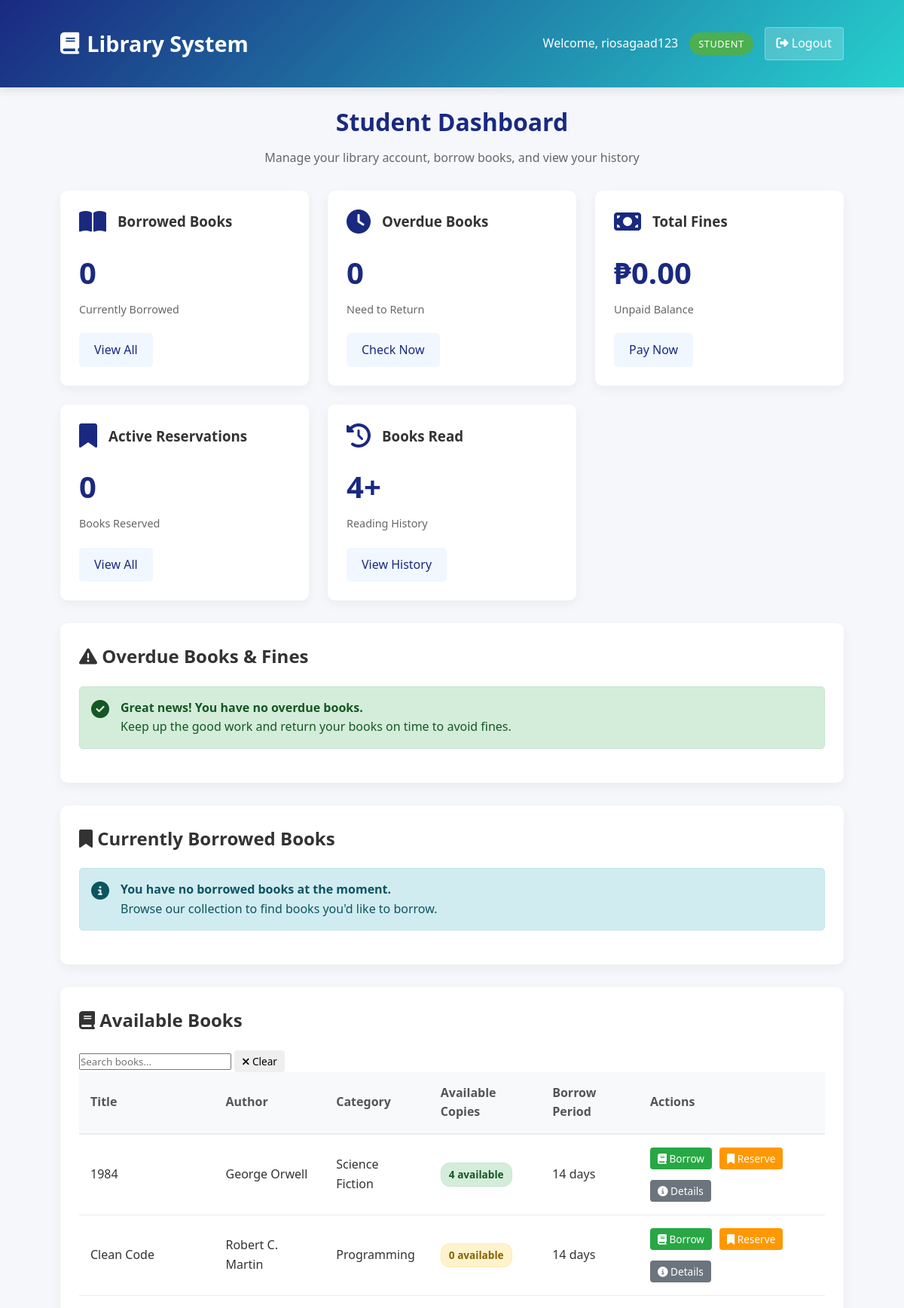
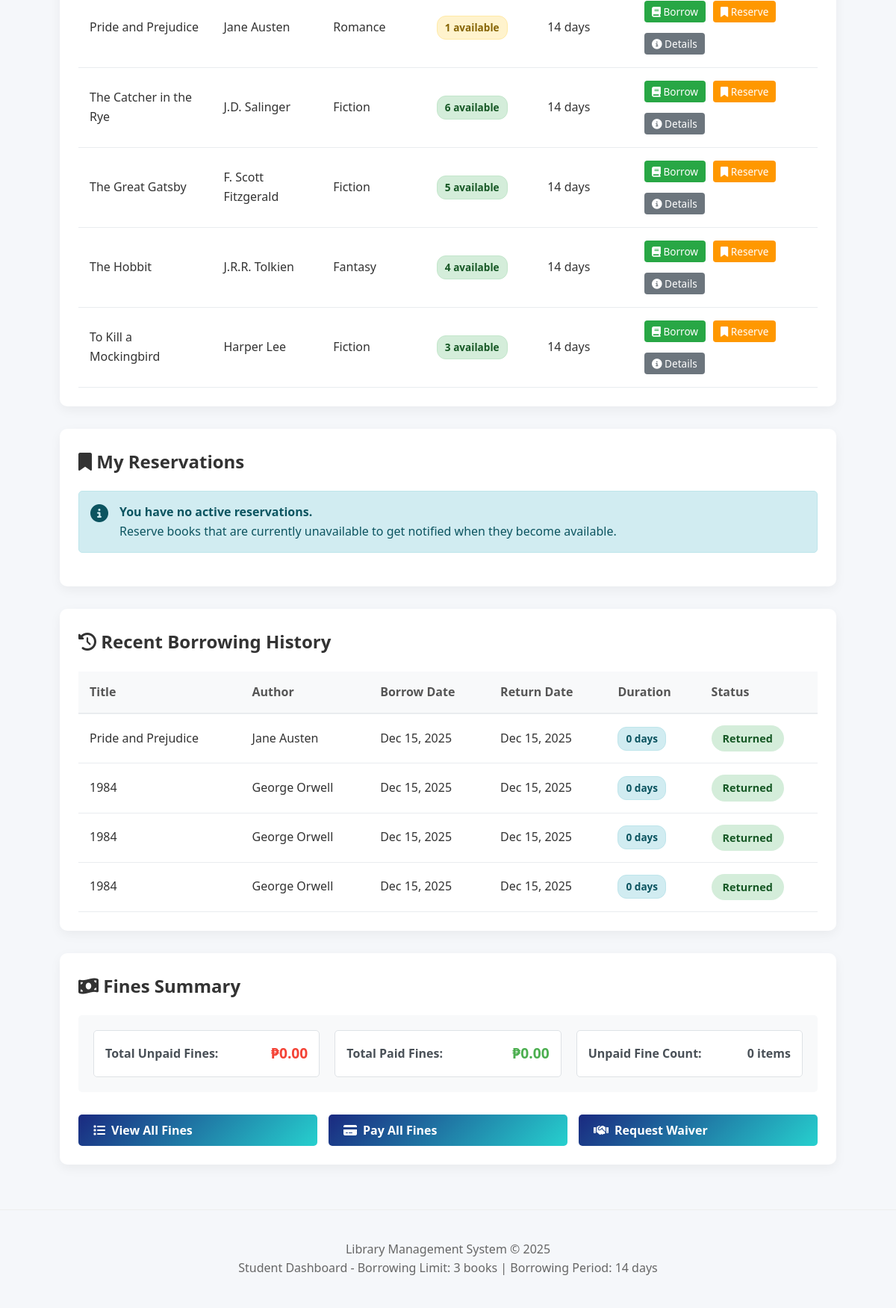
Page /views/dashboards/student.php (signed in) on the committed database (2 pictures, top to bottom).
### tables this page shows
CREATE TABLE `books` (
  `id` int(11) NOT NULL,
  `title` varchar(200) NOT NULL,
  `author` varchar(100) NOT NULL,
  `isbn` varchar(20) NOT NULL,
  `category` varchar(50) DEFAULT NULL,
  `copies_available` int(11) DEFAULT 1,
  `total_copies` int(11) DEFAULT 1,
  `publication_year` int(11) DEFAULT NULL,
  `added_date` timestamp NOT NULL DEFAULT current_timestamp(),
  `publisher` varchar(255) DEFAULT NULL,
  `published_year` int(11) DEFAULT NULL,
  `edition` varchar(50) DEFAULT NULL,
  `total_pages` int(11) DEFAULT NULL,
  `language` varchar(50) DEFAULT NULL,
  `location` varchar(100) DEFAULT NULL,
  `call_number` varchar(50) DEFAULT NULL,
  `description` text DEFAULT NULL,
  `cover_image` varchar(255) DEFAULT 'default-book.jpg',
  `status` enum('active','deleted') DEFAULT 'active',
  `deleted_at` datetime DEFAULT NULL,
  `updated_at` timestamp NOT NULL DEFAULT current_timestamp() ON UPDATE current_timestamp()
);

CREATE TABLE `borrowing_records` (
  `id` int(11) NOT NULL,
  `user_id` int(11) NOT NULL,
  `book_id` int(11) NOT NULL,
  `borrow_date` timestamp NOT NULL DEFAULT current_timestamp(),
  `due_date` date NOT NULL,
  `return_date` timestamp NULL DEFAULT NULL,
  `status` enum('borrowed','returned','overdue') DEFAULT 'borrowed',
  `fine_applied` tinyint(1) DEFAULT 0,
  `fine_amount` decimal(10,2) DEFAULT 0.00
);

### views/dashboards/student.php (the view, shortened to what the rows shown need)
<?php
$user_id = $_SESSION['user_id'];
$conn = getDBConnection();
$available_books_query = "SELECT * FROM books WHERE copies_available >= 0 ORDER BY title LIMIT 10";
$available_books = $conn->query($available_books_query);
$history_query = "SELECT b.title, b.author, br.borrow_date, br.return_date
                  FROM borrowing_records br
                  JOIN books b ON br.book_id = b.id
                  WHERE br.user_id = ? AND br.status = 'returned'
                  ORDER BY br.borrow_date DESC LIMIT 5";
$stmt4 = $conn->prepare($history_query);
$stmt4->bind_param("i", $user_id);
$stmt4->execute();
$borrowing_history = $stmt4->get_result();
?>
<!DOCTYPE html>
<html lang="en">
<head>
    <link rel="stylesheet" href="/smart-library/assets/css/styles.css">
    <link rel="stylesheet" href="/smart-library/assets/css/student.css">
    <link rel="stylesheet" href="https://cdnjs.cloudflare.com/ajax/libs/font-awesome/6.4.0/css/all.min.css">
</head>
<body>
    <main class="container">
        <div class="dashboard-header">
            <h1>Student Dashboard</h1>
        </div>
        <div class="table-container" id="overdue-books">
            <h2><i class="fas fa-exclamation-triangle"></i> Overdue Books & Fines</h2>
        </div>
        <div class="table-container" id="borrowed-books">
            <h2><i class="fas fa-bookmark"></i> Currently Borrowed Books</h2>
        </div>
        <div class="table-container" id="available-books">
            <h2><i class="fas fa-book"></i> Available Books</h2>
            <?php if ($available_books->num_rows > 0): ?>
            <table id="booksTable">
                <thead>
                    <tr>
                        <th>Title</th>
                        <th>Author</th>
                        <th>Category</th>
                        <th>Available Copies</th>
                        <th>Borrow Period</th>
                        <th>Actions</th>
                    </tr>
                </thead>
                <tbody>
                    <?php while($book = $available_books->fetch_assoc()): ?>
                    <tr>
                        <td><?php echo htmlspecialchars($book['title']); ?></td>
                        <td><?php echo htmlspecialchars($book['author']); ?></td>
                        <td><?php echo htmlspecialchars($book['category']); ?></td>
                        <td>
                            <span class="badge <?php echo $book['copies_available'] <= 2 ? 'warning' : 'success'; ?>">
                                <?php echo $book['copies_available']; ?> available
                            </span>
                        </td>
                        <td>14 days</td>
                        <td>
                            <div class="action-buttons">
                                <button class="btn-small btn-approve" onclick="borrowBook(<?php echo $book['id']; ?>)">
                                    <i class="fas fa-book"></i> Borrow
                                </button>
                                <button class="btn-small btn-reserve" onclick="reserveBook(<?php echo $book['id']; ?>, '<?php echo addslashes($book['title']); ?>')">
                                     <i class="fas fa-bookmark"></i> Reserve
                                </button>
                                <button class="btn-small btn-view"
                                                                    onclick="viewBookDetails(<?php echo $book['id']; ?>)">
                                 <i class="fas fa-info-circle"></i> Details
                                        </button>
                            </div>
                        </td>
                    </tr>
                    <?php endwhile; ?>
                </tbody>
            </table>
            <?php endif; ?>
        </div>
<div class="table-container" id="reservations">
    <h2><i class="fas fa-bookmark"></i> My Reservations</h2>
</div>
        <div class="table-container" id="history">
            <h2><i class="fas fa-history"></i> Recent Borrowing History</h2>
            <?php if ($borrowing_history->num_rows > 0): ?>
            <table>
                <thead>
                    <tr>
                        <th>Title</th>
                        <th>Author</th>
                        <th>Borrow Date</th>
                        <th>Return Date</th>
                        <th>Duration</th>
                        <th>Status</th>
                    </tr>
                </thead>
                <tbody>
                    <?php while($record = $borrowing_history->fetch_assoc()):
                        $borrow_date = new DateTime($record['borrow_date']);
                        $return_date = $record['return_date'] ? new DateTime($record['return_date']) : null;
                        $duration = $return_date ? $borrow_date->diff($return_date)->days : 'N/A';
                    ?>
                    <tr>
                        <td><?php echo htmlspecialchars($record['title']); ?></td>
                        <td><?php echo htmlspecialchars($record['author']); ?></td>
                        <td><?php echo date('M d, Y', strtotime($record['borrow_date'])); ?></td>
                        <td>
                            <?php if ($record['return_date']): ?>
                                <?php echo date('M d, Y', strtotime($record['return_date'])); ?>
                            <?php else: ?>
                                <span class="text-warning">Not returned</span>
                            <?php endif; ?>
                        </td>
                        <td>
                            <?php if ($duration !== 'N/A'): ?>
                                <span class="badge info"><?php echo $duration; ?> days</span>
                            <?php else: ?>
                                <span class="text-muted">N/A</span>
                            <?php endif; ?>
                        </td>
                        <td>
                            <span class="status-badge status-approved">
                                Returned
                            </span>
                        </td>
                    </tr>
                    <?php endwhile; ?>
                </tbody>
            </table>
            <?php endif; ?>
        </div>
        <div class="table-container" id="fines-section">
            <h2><i class="fas fa-money-bill-wave"></i> Fines Summary</h2>
        </div>
    </main>
</body>
</html>

### rows in the picture
books: title "1984", author "George Orwell", category "Science Fiction", copies_available "4"
books: title "Clean Code", author "Robert C. Martin", category "Programming", copies_available "0"
books: title "Pride and Prejudice", author "Jane Austen", category "Romance", copies_available "1"
books: title "The Catcher in the Rye", author "J.D. Salinger", category "Fiction", copies_available "6"
books: title "The Great Gatsby", author "F. Scott Fitzgerald", category "Fiction", copies_available "5"
books: title "The Hobbit", author "J.R.R. Tolkien", category "Fantasy", copies_available "4"
books: title "To Kill a Mockingbird", author "Harper Lee", category "Fiction", copies_available "3"
borrowing_records: book.title "Pride and Prejudice", book.author "Jane Austen", borrow_date "Dec 15, 2025", return_date "Dec 15, 2025", duration "0"
borrowing_records: book.title "1984", book.author "George Orwell", borrow_date "Dec 15, 2025", return_date "Dec 15, 2025", duration "0"
borrowing_records: book.title "1984", book.author "George Orwell", borrow_date "Dec 15, 2025", return_date "Dec 15, 2025", duration "0"
borrowing_records: book.title "1984", book.author "George Orwell", borrow_date "Dec 15, 2025", return_date "Dec 15, 2025", duration "0"

### other values in the picture
$_SESSION['username'] "riosagaad123"
$borrowed_books->num_rows "0"
$overdue_books->num_rows "0"
$fines_data['total_unpaid'] "0.00"
$reservations->num_rows "0"
$borrowing_history->num_rows "4"
$fines_data['total_paid'] "0.00"
$fines_data['unpaid_count'] "0"
